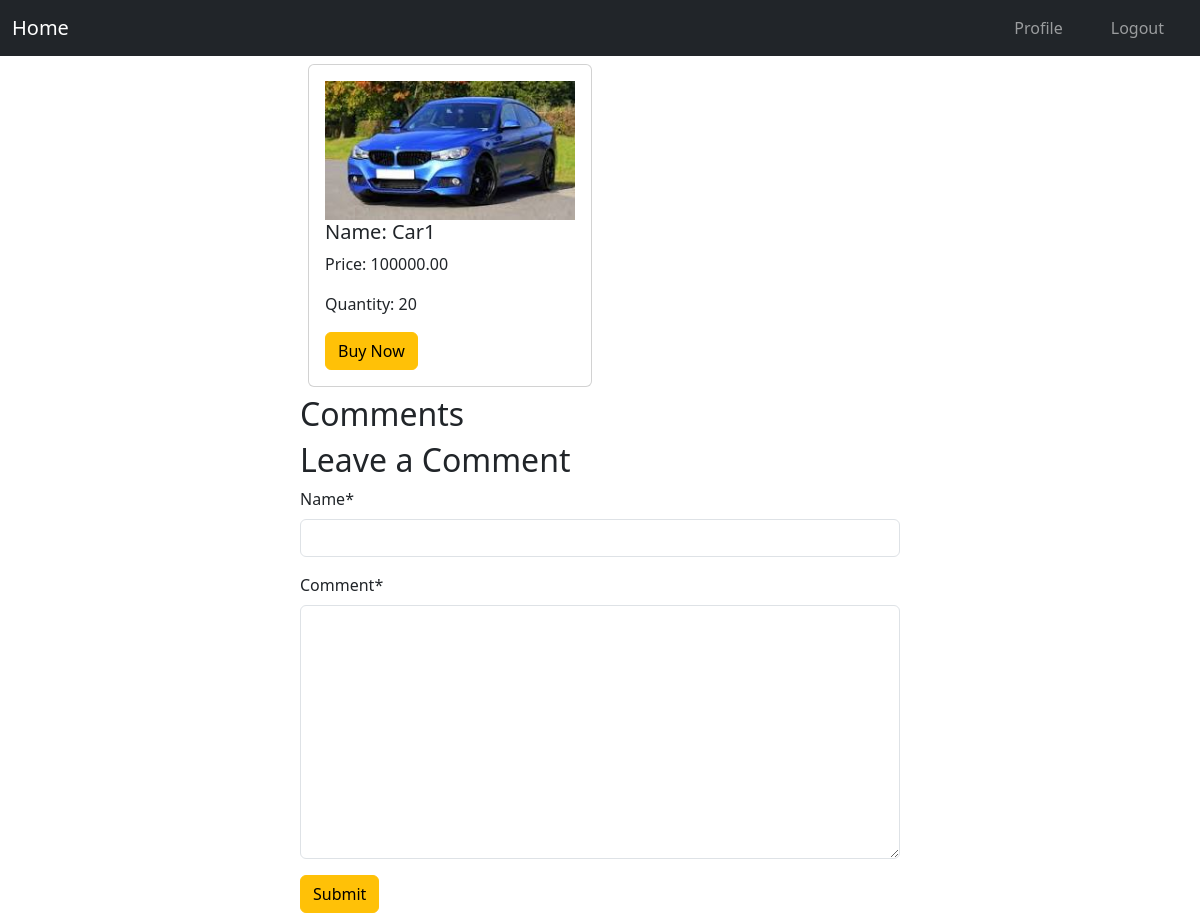
/car/2/ (signed in), run on an earlier commit of the app's database.
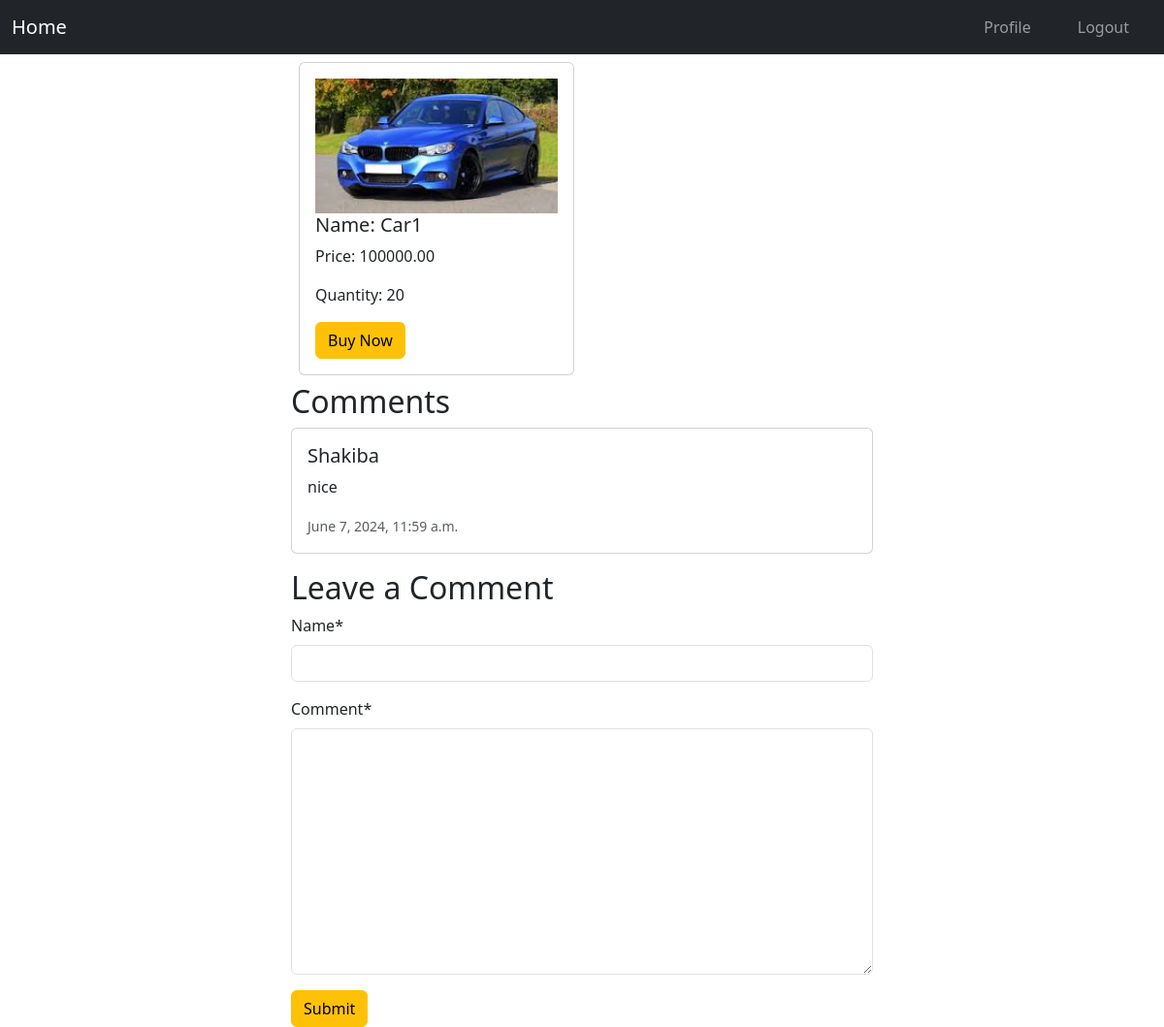
And on a later commit of the database.
### cars/models.py (models this page shows, shortened)
class CarModel(models.Model):
    brand = models.ForeignKey(BrandModel, on_delete=models.CASCADE)
    title = models.CharField(max_length=200)
    description = models.TextField()
    price = models.DecimalField(max_digits=10, decimal_places=2)
    image = models.ImageField(upload_to='car_images/')
    quantity = models.PositiveIntegerField()

class CommentModel(models.Model):
    car = models.ForeignKey(CarModel, related_name='comments', on_delete=models.CASCADE)
    name = models.CharField(max_length=100)
    comment = models.TextField()
    created_at = models.DateTimeField(auto_now_add=True)

### cars/views.py (the view, shortened to what this page needs)
# urls.py: path('car/<int:pk>/', CarDetailView.as_view(), name='car_detail'),
@method_decorator(login_required, name='dispatch')
class CarDetailView(View):
    def get(self, request, *args, **kwargs):
        car = get_object_or_404(CarModel, pk=kwargs['pk'])
        comment_form = CommentForm()
        return render(request, 'cars/car_detail.html', {
            'car': car,
            'comment_form': comment_form,
        })

### users/forms.py
class CommentForm(forms.ModelForm):
    class Meta:
        model = CommentModel
        fields = ['name', 'comment']

### cars/templates/cars/car_detail.html (shortened to what this page needs)
{% extends "base.html" %} {% load static %} {% block content %}
{% load crispy_forms_tags %}
<div style="width: 50%; margin: auto">
  <div class="col-sm-6">
    <div class="card m-2">
      <div class="card-body">
        <img
          src="{{ car.image.url }}"
          alt="{{ car.title }}"
          class="img-fluid"
        />
        <h5 class="card-title">Name: {{ car.title }}</h5>
        <p class="card-text">Price: {{ car.price }}</p>
        <p class="card-text">Quantity: {{ car.quantity }}</p>
        {% if user.is_authenticated %}
        <form method="post" action="{% url 'buy_car' car.id %}">
          <button class="btn btn-warning" type="submit">Buy Now</button>
        </form>
        {% endif %}
      </div>
    </div>
  </div>
  <h2>Comments</h2>
  <div>
    {% for comment in car.comments.all %}
    <div class="card mb-3">
      <div class="card-body">
        <h5 class="card-title">{{ comment.name }}</h5>
        <p class="card-text">{{ comment.comment }}</p>
        <p class="card-text">
          <small class="text-muted">{{ comment.created_at }}</small>
        </p>
      </div>
    </div>
    {% endfor %}
  </div>
  {% if user.is_authenticated %}
  <h2>Leave a Comment</h2>
  <form method="post">
    {% csrf_token %} {{ comment_form | crispy }}
    <input type="submit" class="btn btn-warning" value="Submit" />
  </form>
  {% else %}
  <p>You must be logged in to leave a comment.</p>
  {% endif %}
</div>
{% endblock %}

### templates/base.html (shortened to what this page needs)
<!DOCTYPE html>
<html lang="en">
  <head>
    <link href="https://cdn.jsdelivr.net/npm/bootstrap@5.3.3/dist/css/bootstrap.min.css" rel="stylesheet" />
    <link rel="stylesheet" href="https://cdnjs.cloudflare.com/ajax/libs/font-awesome/6.5.2/css/all.min.css" />
  </head>
  <body>
    <nav class="navbar navbar-expand-lg navbar-dark bg-dark">
      <div class="container-fluid">
        <a class="navbar-brand" href="{% url 'home' %}">Home</a>
        <div class="collapse navbar-collapse" id="navbarSupportedContent">
          <div class="d-flex">
            <ul class="navbar-nav me-auto mb-2 mb-lg-0">
              {% if request.user.is_authenticated %}
              <li class="nav-item mx-3">
                <a
                  class="nav-link btn btn-warning "
                  href="{% url 'profile' %}"
                  >Profile</a
                >
              </li>
              <li class="nav-item mx-3">
                <a
                  class="nav-link btn btn-danger "
                  href="{% url 'logout' %}"
                  >Logout</a
                >
              </li>
              {% endif %}
            </ul>
          </div>
        </div>
      </div>
    </nav>
    {% block content %}
    {% endblock %}
  </body>
</html>

What changed in the data, as far as the page shows it:
added CommentModel: name "Shakiba", comment "nice", created_at "June 7, 2024, 11:59 a.m."
